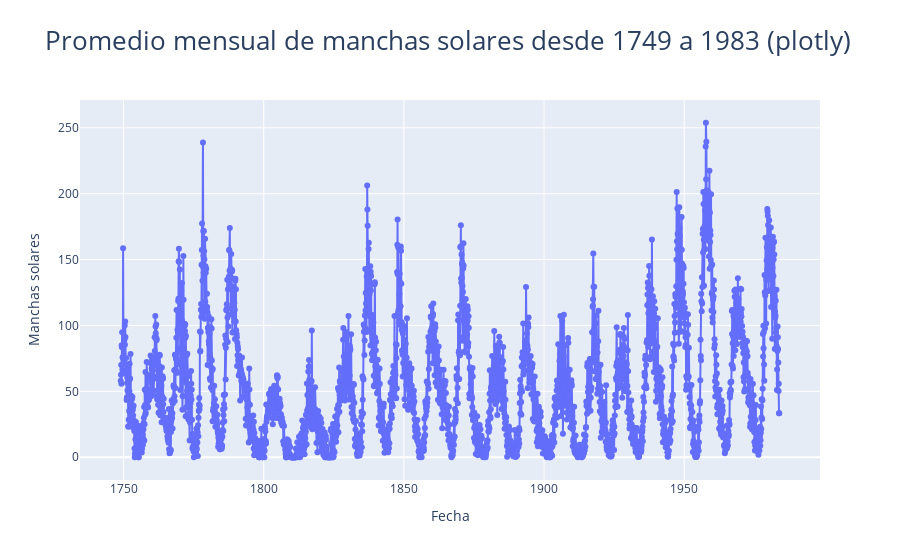

Notebook code for this chart:
### Code cell
import plotly.graph_objects as go

fig_sun = go.Figure()

fig_sun.add_trace(go.Scatter(
    x=df_sunspots.index,
    y=df_sunspots['Sunspots'],
    mode="markers+lines"
    ))

fig_sun.update_layout(title="Promedio mensual de manchas solares desde 1749 a 1983 (plotly)",
                  title_font_size=26,
                  xaxis_title = 'Fecha',
                  yaxis_title= 'Manchas solares'
                  )

fig_sun.show()

### Figure 1 — Plotly figure (JSON) as saved in the notebook; plotly's stock layout.template omitted (floating-point values rounded to 4 significant figures; data arrays with more than 128 entries replaced by an {"elided": "..."} marker saying what was removed)
{"data": [{"mode": "markers+lines", "type": "scatter", "x": {"elided": "2820 str values"}, "y": {"elided": "2820 float values"}}], "layout": {"title": {"font": {"size": 26}, "text": "Promedio mensual de manchas solares desde 1749 a 1983 (plotly)"}, "xaxis": {"title": {"text": "Fecha"}}, "yaxis": {"title": {"text": "Manchas solares"}}}}
